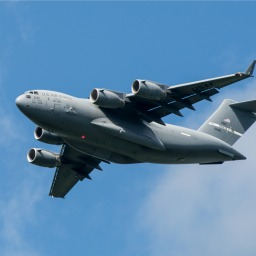
#> input picture practice/Do_Hoon/img/plane.jpg, 256 x 256 px
$ jupyter execute --allow-errors OpenCV_practice.ipynb   (shell and % lines are left out)   (older library calls are emulated)
#> lines starting #> are read from the running program, lines starting #| are printed output that depends on the picture
[cell 1]
import cv2
import datetime
import numpy as np
import mediapipe as mp

[cell 2]
import cv2
import mediapipe as mp

mp_drawing = mp.solutions.drawing_utils
mp_hands = mp.solutions.hands

# For static images:
IMAGE_FILES = []
#> (the rest of this cell did not finish here and is left out)

# Python OpenCV 강좌 : 제 2강 - 카메라 출력

[cell 3]
capture = cv2.VideoCapture(0)
capture.set(cv2.CAP_PROP_FRAME_WIDTH, 640)
capture.set(cv2.CAP_PROP_FRAME_HEIGHT, 480)

while cv2.waitKey(33) < 0:
#> (key Esc is pressed here)
    ret, frame = capture.read()
    cv2.imshow("VideoFrame", frame)

capture.release()
cv2.destroyAllWindows()

# Python OpenCV 강좌 : 제 3강 - 이미지 출력

[cell 4]
image = cv2.imread("img/plane.jpg", cv2.IMREAD_ANYCOLOR)
#> image is the input picture: shape (256, 256, 3); mean B, G, R 169, 133.1, 90.5
cv2.imshow("plane", image)
cv2.waitKey()
cv2.destroyAllWindows()

[cell 5]
height, width, channel = image.shape
#> height = 256; width = 256; channel = 3
print(height, width , channel)
#| 256 256 3

# Python OpenCV 강좌 : 제 4강 - 비디오 출력

[cell 6]
def first_frame(capture):
    i = 0
    print(i)
    capture.set(cv2.CAP_PROP_POS_FRAMES, i)
    while capture is None:
        print(i)
        i += 1
        capture.set(cv2.CAP_PROP_POS_FRAMES, i)
    return i

[cell 7]
capture = cv2.VideoCapture("Image/Star.mp4")

while cv2.waitKey(33) < 0:
#> (key Esc is pressed here)
    if capture.get(cv2.CAP_PROP_POS_FRAMES) == capture.get(cv2.CAP_PROP_FRAME_COUNT):
        capture.set(cv2.CAP_PROP_POS_FRAMES, 0)

    ret, frame = capture.read()
    cv2.imshow("VideoFrame", frame)

capture.release()
cv2.destroyAllWindows()

[cell 8]
capture = cv2.VideoCapture("/Image/test.mp4")
i=0

try:
    while cv2.waitKey(33) < 0:
#> (key Esc is pressed here)
        if capture.get(cv2.CAP_PROP_POS_FRAMES) == capture.get(cv2.CAP_PROP_FRAME_COUNT):
            capture.set(cv2.CAP_PROP_POS_FRAMES, 0)
            i = 0

        ret, frame = capture.read()
        if frame is not None:
            cv2.imshow("VideoFrame", frame)
        else:
            capture.set(cv2.CAP_PROP_POS_FRAMES, i)
            i += 1
#         cv2.imshow("VideoFrame", frame)

finally:
    capture.release()
    cv2.destroyAllWindows()

[cell 9]
capture.release()
cv2.destroyAllWindows()

# Python OpenCV 강좌 : 제 5강 - 대칭

[cell 10]
src = cv2.imread("Image/glass.jpg", cv2.IMREAD_COLOR)
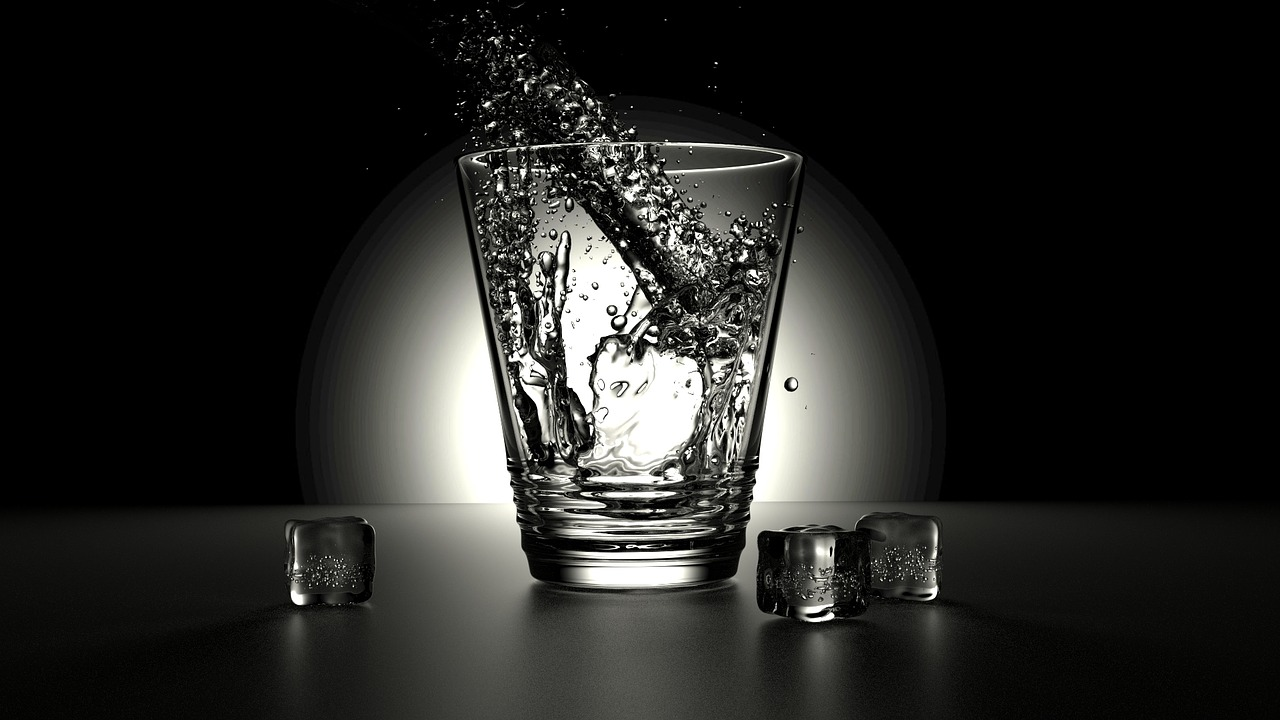
#> input picture practice/Do_Hoon/Image/glass.jpg, 1280 x 720 px
#> src is the input picture: shape (720, 1280, 3); mean B, G, R 35.2, 37.3, 37.1
dst = cv2.flip(src, -1)
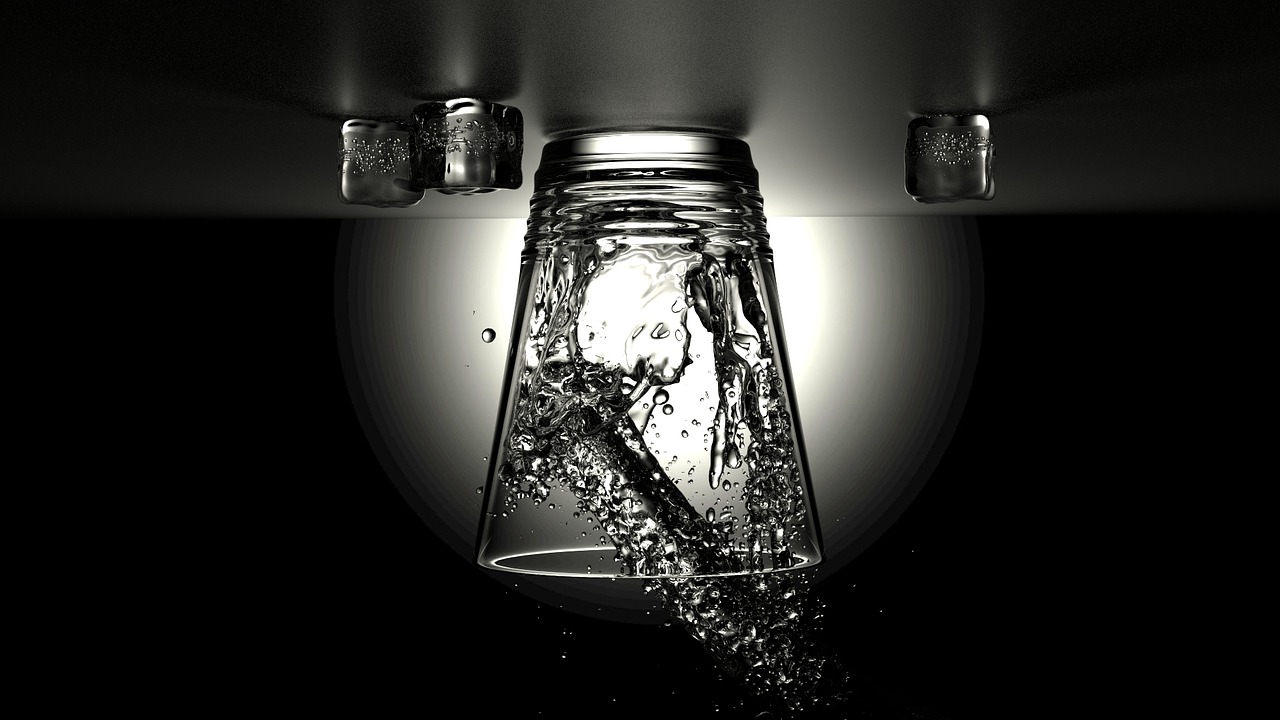
#> dst: shape (720, 1280, 3); mean B, G, R 35.2, 37.3, 37.1
# dst = cv2.flip(src, flipCode)
# flipCode < 0은 XY 축 대칭(상하좌우 대칭)을 적용합니다.
# flipCode = 0은 X 축 대칭(상하 대칭)을 적용합니다.
# flipCode > 0은 Y 축 대칭(좌우 대칭)을 적용합니다.
cv2.imshow("src", src)
cv2.imshow("dst", dst)
cv2.waitKey()
cv2.destroyAllWindows()

# Python OpenCV 강좌 : 제 6강 - 회전

[cell 11]
src = cv2.imread("Image/ara.jpg", cv2.IMREAD_COLOR)
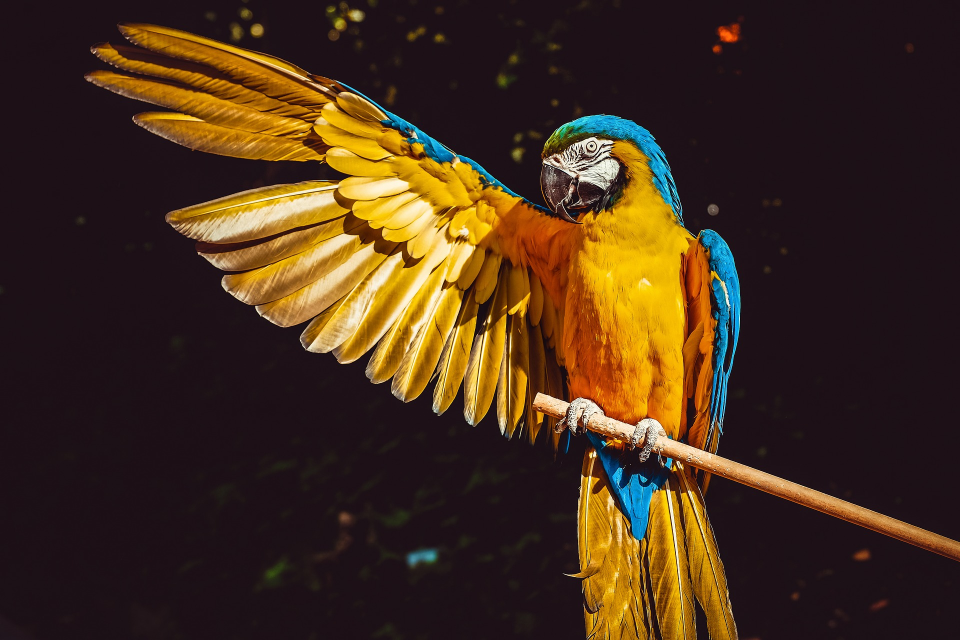
#> input picture practice/Do_Hoon/Image/ara.jpg, 1920 x 1280 px (shown at 1/2 size)
#> src is the input picture: shape (1280, 1920, 3); mean B, G, R 28.2, 47.3, 69.5

height, width, channel = src.shape
#> height = 1280; width = 1920
matrix = cv2.getRotationMatrix2D((width/2, height/2), 90, 1)
# matrix = cv2.getRotationMatrix2D(center, angle, scale)는
# 중심점(center), 각도(angle), 비율(scale)로 매핑 변환 행렬(matrix)을 생성합니다.
dst = cv2.warpAffine(src, matrix, (width, height))
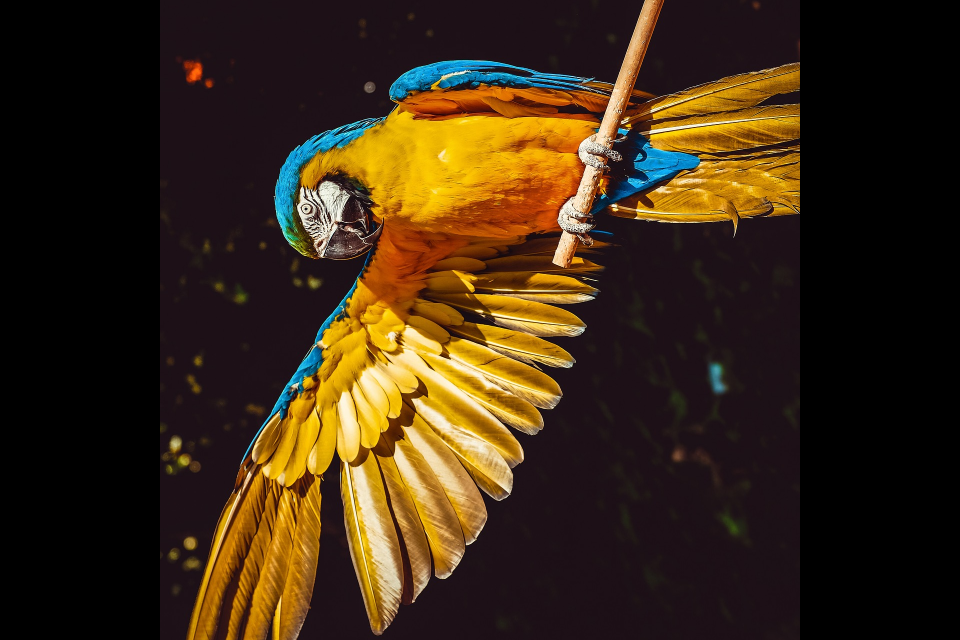
#> dst: shape (1280, 1920, 3) (shown at 1/2 size); mean B, G, R 20.5, 41, 58.5

cv2.imshow("src", src)
cv2.imshow("dst", dst)
cv2.waitKey()
cv2.destroyAllWindows()

# Python OpenCV 강좌 : 제 7강 - 확대 & 축소

[cell 12]
src = cv2.imread("Image/fruits.jpg", cv2.IMREAD_COLOR)
#> (the rest of this cell did not finish here and is left out)

# 제 8강 - 크기 조절

[cell 13]
src = cv2.imread("Image/champagne.jpg", cv2.IMREAD_COLOR)

#> (the rest of this cell did not finish here and is left out)

# 제 9강 - 자르기

[cell 14]
src = cv2.imread("./Image/chess.jpg", cv2.IMREAD_COLOR)
#> (the rest of this cell did not finish here and is left out)

# 제 10강 - 색상 공간 변환

[cell 15]
src = cv2.imread("Image/crow.jpg", cv2.IMREAD_COLOR)
#> (the rest of this cell did not finish here and is left out)

# 제 11강 - 역상

[cell 16]
src = cv2.imread("Image/whitebutterfly.jpg", cv2.IMREAD_COLOR)
dst = cv2.bitwise_not(src)
# 153은 0b10011001의 값을 가지며,
# 102는 0b01100110의 값을 갖습니다.
cv2.imshow("src", src)
cv2.imshow("dst", dst)
cv2.waitKey()
cv2.destroyAllWindows()

# 제 12강 - 이진화

[cell 17]
src = cv2.imread("Image/geese.jpg", cv2.IMREAD_COLOR)

#> (the rest of this cell did not finish here and is left out)

# 제 13강 - 흐림 효과

[cell 18]
src = cv2.imread("Image/plumb.jpg", cv2.IMREAD_COLOR)
#> (the rest of this cell did not finish here and is left out)

# 제 14강 - 가장자리 검출

[cell 19]
src = cv2.imread("Image/wheat.jpg", cv2.IMREAD_COLOR)
#> (the rest of this cell did not finish here and is left out)

# 제 15강 - HSV

[cell 20]
src = cv2.imread("Image/tomato.jpg", cv2.IMREAD_COLOR)
#> (the rest of this cell did not finish here and is left out)

# 제 16강 - 배열 병합

[cell 21]
src = cv2.imread("Image/tomato.jpg", cv2.IMREAD_COLOR)
#> (the rest of this cell did not finish here and is left out)

# 제 17강 - 채널 분리 & 병합

[cell 22]
src = cv2.imread("Image/sausage.jpg", cv2.IMREAD_COLOR)
#> (the rest of this cell did not finish here and is left out)

# 제 18강 - 도형 그리기

[cell 23]
src = np.zeros((768, 1366, 3), dtype=np.uint8)

src = cv2.line(src, (100, 100), (1200, 100), (0, 0, 255), 3, cv2.LINE_AA)
src = cv2.circle(src, (300, 300), 50, (0, 255, 0), cv2.FILLED, cv2.LINE_4)
src = cv2.rectangle(src, (500, 200), (1000, 400), (255, 0, 0), 5, cv2.LINE_8)
src = cv2.ellipse(src, (1200, 300), (100, 50), 0, 90, 180, (255, 255, 0), 2)

pts1 = np.array([[100, 500], [300, 500], [200, 600]])
pts2 = np.array([[600, 500], [800, 500], [700, 600]])
src = cv2.polylines(src, [pts1], True, (0, 255, 255), 2)
src = cv2.fillPoly(src, [pts2], (255, 0, 255), cv2.LINE_AA)

src = cv2.putText(src, "YUNDAEHEE", (900, 600), cv2.FONT_HERSHEY_COMPLEX, 2, (255, 255, 255), 3)

cv2.imshow("src", src)
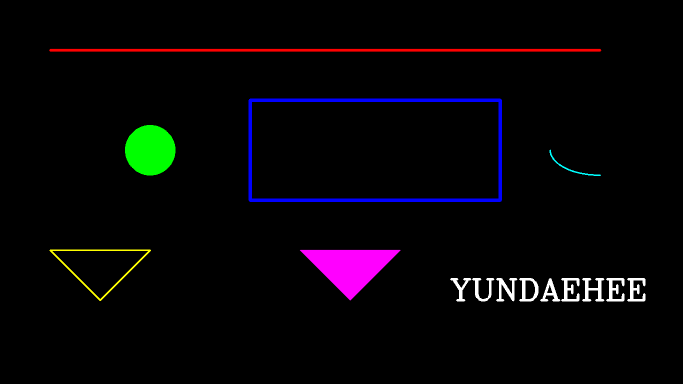
#> window 'src': shape (768, 1366, 3) (shown at 1/2 size); mean B, G, R 6.7, 4.2, 6.1
cv2.waitKey()
cv2.destroyAllWindows()

# 제 19강 - 기하학적 변환

[cell 24]
src = cv2.imread("Image/harvest.jpg", cv2.IMREAD_COLOR)
#> (the rest of this cell did not finish here and is left out)

# 제 20강 - 캡쳐 및 녹화

[cell 25]
capture = cv2.VideoCapture("/Image/Star.mp4")
fourcc = cv2.VideoWriter_fourcc(*'XVID')
record = False

while True:
    if(capture.get(cv2.CAP_PROP_POS_FRAMES) == capture.get(cv2.CAP_PROP_FRAME_COUNT)):
        capture.open("/Image/Star.mp4")

    ret, frame = capture.read()
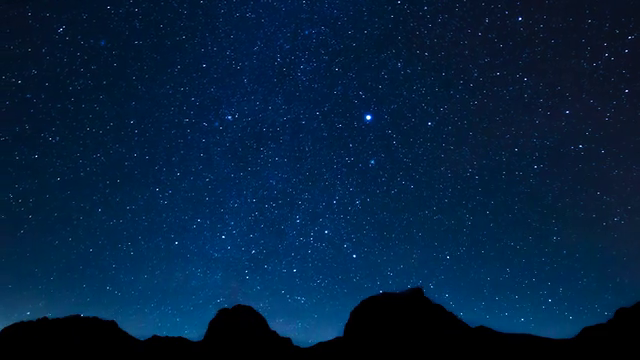
#> input picture frame 14 of practice/Do_Hoon/Image/Star.mp4, 640 x 360 px
#> frame is the input picture: shape (360, 640, 3); mean B, G, R 63.1, 32.1, 3.3
    if frame is not None:
        cv2.imshow("VideoFrame", frame)

    now = datetime.datetime.now().strftime("%d_%H-%M-%S")
    key = cv2.waitKey(33)
#> (key Esc is pressed here)

    if key == 27:
        break
    elif key == 26:
        print("캡쳐")
        cv2.imwrite("./result" + str(now) + ".png", frame)
    elif key == 24:
        print("녹화 시작")
        record = True
        video = cv2.VideoWriter("./result" + str(now) + ".avi", fourcc, 20.0, (frame.shape[1], frame.shape[0]))
    elif key == 3:
        print("녹화 중지")
        record = False
        video.release()

    if record == True:
        print("녹화 중..")
        video.write(frame)

capture.release()
cv2.destroyAllWindows()
